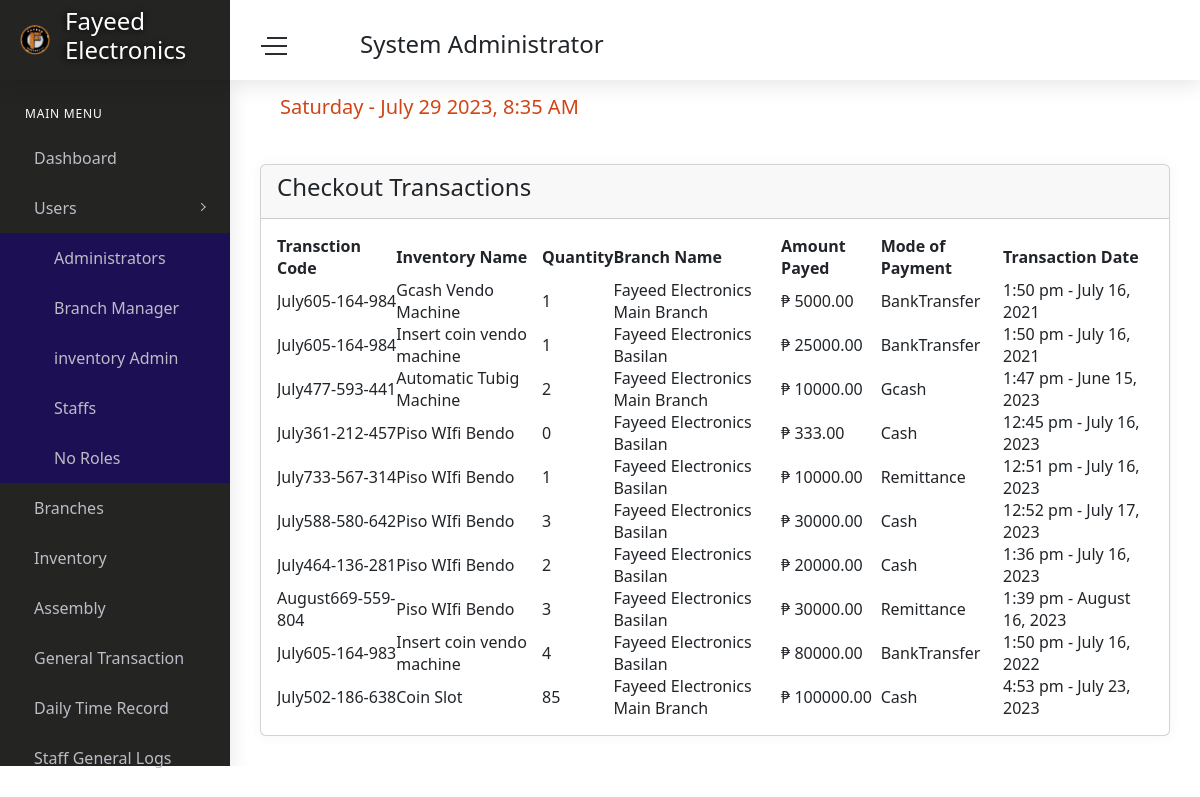
Page /admin/checktransaction.php (signed in) on the earlier database version.
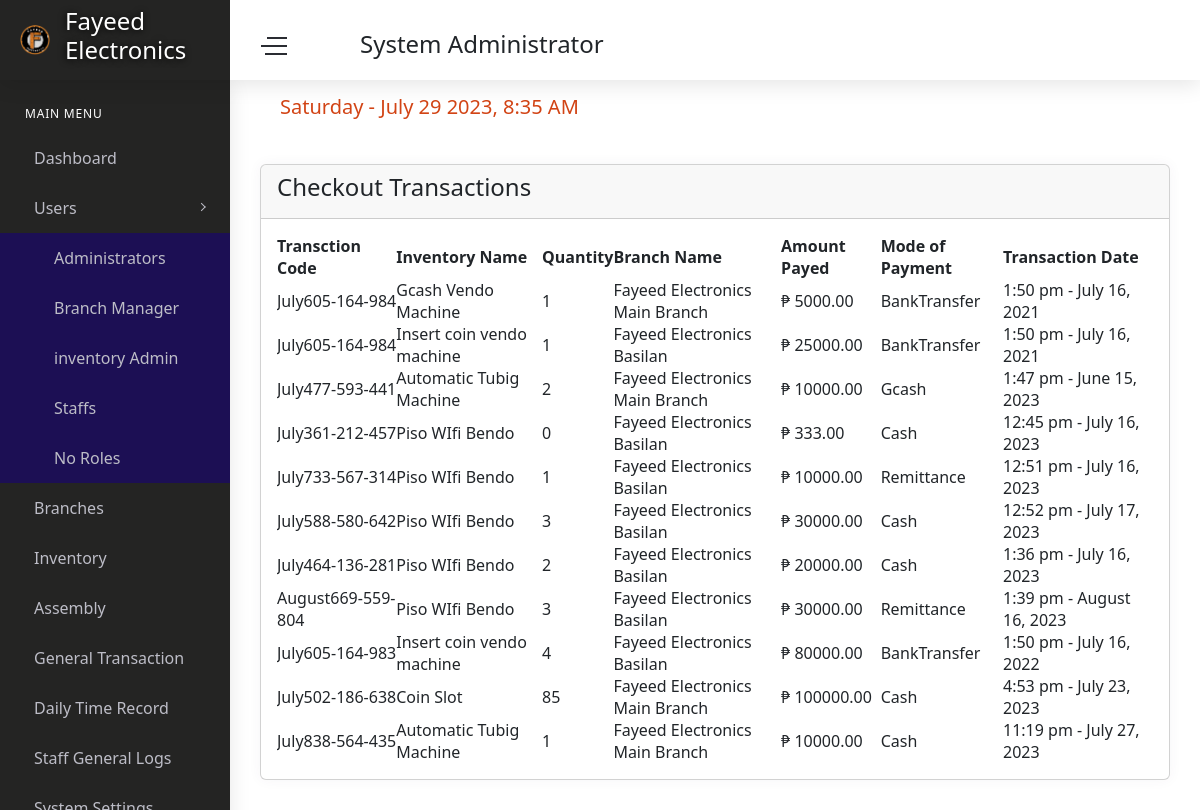
Same page on the later database version.
### tables this page shows
CREATE TABLE `checkout` (
  `checkoutID` int(11) NOT NULL,
  `branchID` int(11) NOT NULL,
  `usersID` int(11) NOT NULL,
  `inventoryId` int(11) NOT NULL,
  `Transaction_code` varchar(100) DEFAULT NULL,
  `quantity` int(11) NOT NULL,
  `cleint_name` varchar(100) NOT NULL,
  `cleint_number` int(11) NOT NULL,
  `amount_payment` decimal(10,2) NOT NULL,
  `mop` varchar(40) DEFAULT NULL,
  `date` varchar(30) NOT NULL,
  `time` varchar(30) NOT NULL,
  `month` varchar(30) NOT NULL,
  `day` varchar(30) NOT NULL,
  `year` varchar(30) NOT NULL
);

CREATE TABLE `inventory` (
  `inventoryId` int(11) NOT NULL,
  `usersID` int(11) NOT NULL,
  `branchID` int(11) NOT NULL,
  `inventory_picture` varchar(255) DEFAULT NULL,
  `inventoryName` varchar(50) NOT NULL,
  `inventoryDesc` varchar(100) NOT NULL,
  `inventoryQty` int(30) NOT NULL,
  `product_code` varchar(50) NOT NULL,
  `price` int(11) NOT NULL,
  `added_date` datetime NOT NULL DEFAULT current_timestamp(),
  `updated` datetime NOT NULL DEFAULT current_timestamp()
);

CREATE TABLE `branches` (
  `branchID` int(11) NOT NULL,
  `usersID` int(11) NOT NULL,
  `Branch_Name` varchar(100) NOT NULL,
  `Branch_Address` varchar(100) NOT NULL,
  `city` varchar(50) DEFAULT NULL,
  `Branch_Contact_number` varchar(20) NOT NULL,
  `DateCreated` varchar(50) NOT NULL,
  `branch_email` varchar(50) NOT NULL,
  `status` int(1) DEFAULT 2
);

### admin/checktransaction.php (the view, shortened to what this page needs)
<?php include 'head.php';
$tranv2 = mysqli_query($con,"SELECT checkout.Transaction_code , inventory.inventoryName ,checkout.quantity ,branches.Branch_Name ,checkout.amount_payment ,checkout.mop ,checkout.date ,checkout.time from checkout join inventory on inventory.inventoryId = checkout.inventoryId join branches on branches.branchID = checkout.branchID ORDER BY checkout.checkoutID ");?>
<body>
    <div id="main-wrapper">
        <div class="nav-header">
            <a href="index.html" class="brand-logo">
                <img class="logo-abbr" src="../images/site/fayeed.png" alt="">
                <h4 class="brand-title"><?php echo $settings['System_Name']?></h4>
            </a>
            <div class="nav-control">
                <div class="hamburger">
                    <span class="line"></span><span class="line"></span><span class="line"></span>
                </div>
            </div>
        </div>
        <link href="../vendor/datatables/css/jquery.dataTables.min.css" rel="stylesheet">
        <link href="../vendor/datatables/css/responsive.dataTables.min.css" rel="stylesheet">
        <?php include 'header.php'; include 'sidebar.php'?>
        <div class="content-body">
            <div class="container-fluid">
                <div class="row page-titles mx-0">
                    <div class="col-sm-6 p-md-0">
                        <div class="welcome-text">
                        <h4><?php echo $formattedDate; ?></h4>
                        </div>
                    </div>
                    <div class="col-sm-6 p-md-0 justify-content-sm-end mt-2 mt-sm-0 d-flex">
                    </div>
                </div>
                <div class="row">
                    <div class="col-12">
                        <div class="card">
                            <div class="card-header">
                                <h4>Checkout Transactions</h4>
                            </div>
                            <div class="card-body">
                                <div class="table-responsive">
                                    <table id="example" class="display" style="min-width: 100%">
                                        <thead>
                                            <tr>
                                                <th>Transction Code</th>
                                                <th>Inventory Name</th>
                                                <th>Quantity</th>
                                                <th>Branch Name</th>
                                                <th>Amount Payed</th>
                                                <th>Mode of Payment</th>
                                                <th>Transaction Date</th>
                                            </tr>
                                        </thead>
                                        <tbody>
                                            <?php while($transaction = mysqli_fetch_array($tranv2)){ ?>
                                                <tr>
                                                    <td><?php echo $transaction['Transaction_code'] ?></td>
                                                    <td><?php echo $transaction['inventoryName'] ?></td>
                                                    <td><?php echo $transaction['quantity'] ?></td>
                                                    <td><?php echo $transaction['Branch_Name'] ?></td>
                                                    <td>&#8369; <?php echo $transaction['amount_payment'] ?></td>
                                                    <td><?php echo $transaction['mop'] ?></td>
                                                    <td><?php echo $transaction['time']." - ".$transaction['date'] ?></td>
                                            </tr>
                                            <?php }?>
                                        </tbody>
                                    </table>
                                </div>
                            </div>
                        </div>
                    </div>
                </div>
            </div>
        </div>
    </div>
</body>
</html>

Differences in the rows shown:
added checkout: Transaction_code "July838-564-435", inventory.inventoryName "Automatic Tubig Machine", quantity "1", branches.Branch_Name "Fayeed Electronics Main Branch", amount_payment "10000.00", mop "Cash", time "11:19 pm", date "July 27, 2023"
